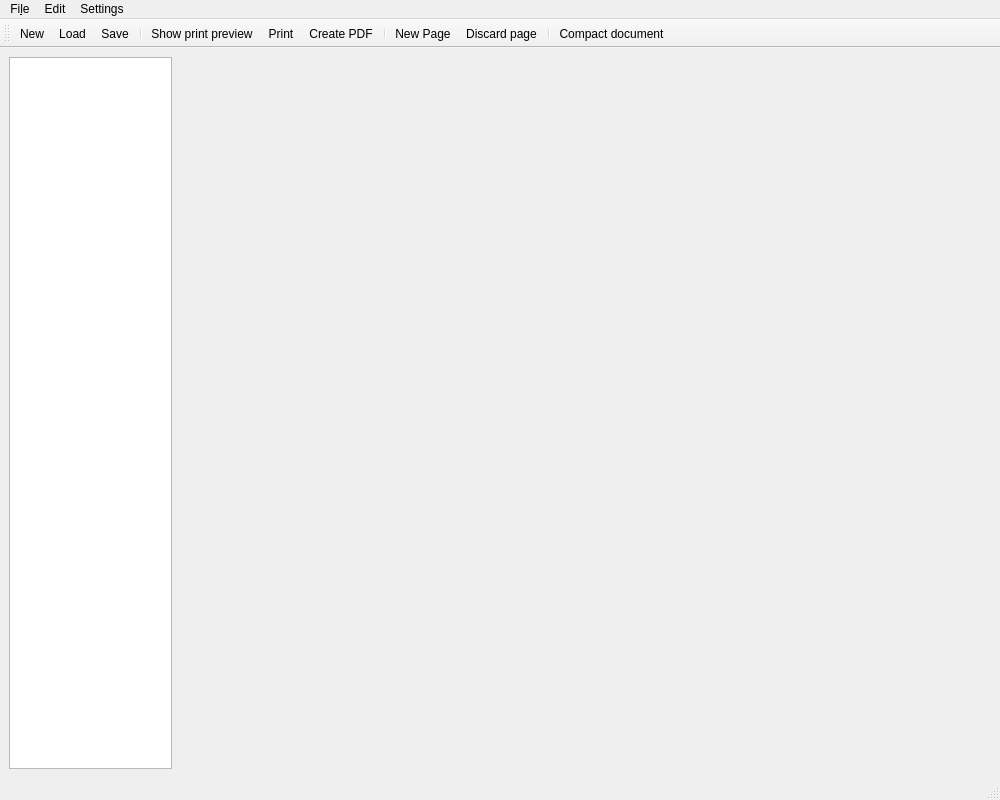
<?xml version="1.0" encoding="UTF-8"?>
<ui version="4.0">
 <class>main_window</class>
 <widget class="QMainWindow" name="main_window">
  <property name="geometry">
   <rect>
    <x>0</x>
    <y>0</y>
    <width>1000</width>
    <height>800</height>
   </rect>
  </property>
  <property name="windowTitle">
   <string>MTGProxyPrinter</string>
  </property>
  <property name="toolButtonStyle">
   <enum>Qt::ToolButtonFollowStyle</enum>
  </property>
  <widget class="QWidget" name="centralwidget">
   <layout class="QGridLayout" name="gridLayout">
    <item row="0" column="1" colspan="2">
     <widget class="AddCardWidget" name="add_card_widget" native="true"/>
    </item>
    <item row="0" column="0" rowspan="2">
     <widget class="DocumentView" name="document_view">
      <property name="sizePolicy">
       <sizepolicy hsizetype="Expanding" vsizetype="Expanding">
        <horstretch>4</horstretch>
        <verstretch>0</verstretch>
       </sizepolicy>
      </property>
      <property name="alternatingRowColors">
       <bool>true</bool>
      </property>
      <property name="selectionMode">
       <enum>QAbstractItemView::SingleSelection</enum>
      </property>
      <property name="selectionBehavior">
       <enum>QAbstractItemView::SelectRows</enum>
      </property>
     </widget>
    </item>
    <item row="1" column="1" colspan="2">
     <widget class="CurrentPageView" name="page_view" native="true">
      <property name="sizePolicy">
       <sizepolicy hsizetype="Expanding" vsizetype="Expanding">
        <horstretch>10</horstretch>
        <verstretch>4</verstretch>
       </sizepolicy>
      </property>
     </widget>
    </item>
   </layout>
  </widget>
  <widget class="QMenuBar" name="menubar">
   <property name="geometry">
    <rect>
     <x>0</x>
     <y>0</y>
     <width>1000</width>
     <height>28</height>
    </rect>
   </property>
   <widget class="QMenu" name="menu_file">
    <property name="title">
     <string>Fi&amp;le</string>
    </property>
    <addaction name="action_new_document"/>
    <addaction name="action_load_document"/>
    <addaction name="action_save_document"/>
    <addaction name="action_save_as"/>
    <addaction name="action_print_preview"/>
    <addaction name="action_print"/>
    <addaction name="action_print_pdf"/>
    <addaction name="separator"/>
    <addaction name="action_import_deck_list"/>
    <addaction name="separator"/>
    <addaction name="action_quit"/>
   </widget>
   <widget class="QMenu" name="menu_settings">
    <property name="title">
     <string>Settings</string>
    </property>
    <addaction name="action_show_settings"/>
    <addaction name="action_show_toolbar"/>
    <addaction name="action_download_card_data"/>
    <addaction name="action_cleanup_local_image_cache"/>
    <addaction name="separator"/>
    <addaction name="action_show_about_dialog"/>
   </widget>
   <widget class="QMenu" name="menu_edit">
    <property name="title">
     <string>Edit</string>
    </property>
    <addaction name="action_compact_document"/>
    <addaction name="separator"/>
    <addaction name="action_new_page"/>
    <addaction name="action_discard_page"/>
   </widget>
   <addaction name="menu_file"/>
   <addaction name="menu_edit"/>
   <addaction name="menu_settings"/>
  </widget>
  <widget class="QStatusBar" name="statusbar"/>
  <widget class="QToolBar" name="toolBar">
   <property name="windowTitle">
    <string>toolBar</string>
   </property>
   <property name="toolButtonStyle">
    <enum>Qt::ToolButtonTextBesideIcon</enum>
   </property>
   <attribute name="toolBarArea">
    <enum>TopToolBarArea</enum>
   </attribute>
   <attribute name="toolBarBreak">
    <bool>false</bool>
   </attribute>
   <addaction name="action_new_document"/>
   <addaction name="action_load_document"/>
   <addaction name="action_save_document"/>
   <addaction name="separator"/>
   <addaction name="action_print_preview"/>
   <addaction name="action_print"/>
   <addaction name="action_print_pdf"/>
   <addaction name="separator"/>
   <addaction name="action_new_page"/>
   <addaction name="action_discard_page"/>
   <addaction name="separator"/>
   <addaction name="action_compact_document"/>
  </widget>
  <action name="action_quit">
   <property name="icon">
    <iconset theme="application-exit"/>
   </property>
   <property name="text">
    <string>&amp;Quit</string>
   </property>
   <property name="shortcut">
    <string>Ctrl+Q</string>
   </property>
   <property name="menuRole">
    <enum>QAction::QuitRole</enum>
   </property>
  </action>
  <action name="action_print">
   <property name="icon">
    <iconset theme="document-print-direct"/>
   </property>
   <property name="text">
    <string>&amp;Print</string>
   </property>
   <property name="toolTip">
    <string>Print the current document</string>
   </property>
   <property name="shortcut">
    <string>Ctrl+P</string>
   </property>
  </action>
  <action name="action_print_preview">
   <property name="icon">
    <iconset theme="document-print-preview"/>
   </property>
   <property name="text">
    <string>&amp;Show print preview</string>
   </property>
   <property name="toolTip">
    <string>Show print preview window</string>
   </property>
  </action>
  <action name="action_print_pdf">
   <property name="icon">
    <iconset theme="viewpdf"/>
   </property>
   <property name="text">
    <string>&amp;Create PDF</string>
   </property>
   <property name="toolTip">
    <string>Create a PDF document</string>
   </property>
  </action>
  <action name="action_discard_page">
   <property name="icon">
    <iconset theme="document-close"/>
   </property>
   <property name="text">
    <string>Discard page</string>
   </property>
   <property name="toolTip">
    <string>Discard this page.</string>
   </property>
  </action>
  <action name="action_show_settings">
   <property name="icon">
    <iconset theme="configure"/>
   </property>
   <property name="text">
    <string>Settings</string>
   </property>
  </action>
  <action name="action_download_card_data">
   <property name="icon">
    <iconset theme="edit-download"/>
   </property>
   <property name="text">
    <string>Download card data</string>
   </property>
  </action>
  <action name="action_new_page">
   <property name="icon">
    <iconset theme="document-new"/>
   </property>
   <property name="text">
    <string>New Page</string>
   </property>
   <property name="toolTip">
    <string>Add a new, empty page.</string>
   </property>
  </action>
  <action name="action_save_document">
   <property name="icon">
    <iconset theme="document-save"/>
   </property>
   <property name="text">
    <string>Save</string>
   </property>
   <property name="shortcut">
    <string>Ctrl+S</string>
   </property>
  </action>
  <action name="action_new_document">
   <property name="icon">
    <iconset theme="document-replace"/>
   </property>
   <property name="text">
    <string>New</string>
   </property>
   <property name="shortcut">
    <string>Ctrl+N</string>
   </property>
  </action>
  <action name="action_load_document">
   <property name="icon">
    <iconset theme="document-open"/>
   </property>
   <property name="text">
    <string>Load</string>
   </property>
   <property name="shortcut">
    <string>Ctrl+L</string>
   </property>
  </action>
  <action name="action_save_as">
   <property name="icon">
    <iconset theme="document-save-as"/>
   </property>
   <property name="text">
    <string>Save as …</string>
   </property>
  </action>
  <action name="action_show_about_dialog">
   <property name="text">
    <string>About…</string>
   </property>
  </action>
  <action name="action_compact_document">
   <property name="icon">
    <iconset theme="format-align-vertical-top"/>
   </property>
   <property name="text">
    <string>Compact document</string>
   </property>
   <property name="toolTip">
    <string>Fill empty slots on pages by moving cards from the end of the document</string>
   </property>
  </action>
  <action name="action_import_deck_list">
   <property name="icon">
    <iconset theme="document-import"/>
   </property>
   <property name="text">
    <string>Import Deck list</string>
   </property>
   <property name="toolTip">
    <string>Import a deck list from online sources</string>
   </property>
  </action>
  <action name="action_cleanup_local_image_cache">
   <property name="icon">
    <iconset theme="edit-clear-history"/>
   </property>
   <property name="text">
    <string>Cleanup local image cache</string>
   </property>
  </action>
  <action name="action_show_toolbar">
   <property name="checkable">
    <bool>true</bool>
   </property>
   <property name="checked">
    <bool>true</bool>
   </property>
   <property name="text">
    <string>Show toolbar</string>
   </property>
   <property name="shortcut">
    <string>Ctrl+M</string>
   </property>
  </action>
 </widget>
 <customwidgets>
  <customwidget>
   <class>DocumentView</class>
   <extends>QListView</extends>
   <header>mtg_proxy_printer.ui.document_view</header>
  </customwidget>
  <customwidget>
   <class>AddCardWidget</class>
   <extends>QWidget</extends>
   <header>mtg_proxy_printer.ui.add_card</header>
   <container>1</container>
  </customwidget>
  <customwidget>
   <class>CurrentPageView</class>
   <extends>QWidget</extends>
   <header>mtg_proxy_printer.ui.current_page_view</header>
   <container>1</container>
  </customwidget>
 </customwidgets>
 <tabstops>
  <tabstop>document_view</tabstop>
 </tabstops>
 <resources/>
 <connections>
  <connection>
   <sender>action_show_toolbar</sender>
   <signal>toggled(bool)</signal>
   <receiver>toolBar</receiver>
   <slot>setVisible(bool)</slot>
   <hints>
    <hint type="sourcelabel">
     <x>-1</x>
     <y>-1</y>
    </hint>
    <hint type="destinationlabel">
     <x>499</x>
     <y>48</y>
    </hint>
   </hints>
  </connection>
  <connection>
   <sender>toolBar</sender>
   <signal>visibilityChanged(bool)</signal>
   <receiver>action_show_toolbar</receiver>
   <slot>setChecked(bool)</slot>
   <hints>
    <hint type="sourcelabel">
     <x>499</x>
     <y>48</y>
    </hint>
    <hint type="destinationlabel">
     <x>-1</x>
     <y>-1</y>
    </hint>
   </hints>
  </connection>
 </connections>
</ui>
